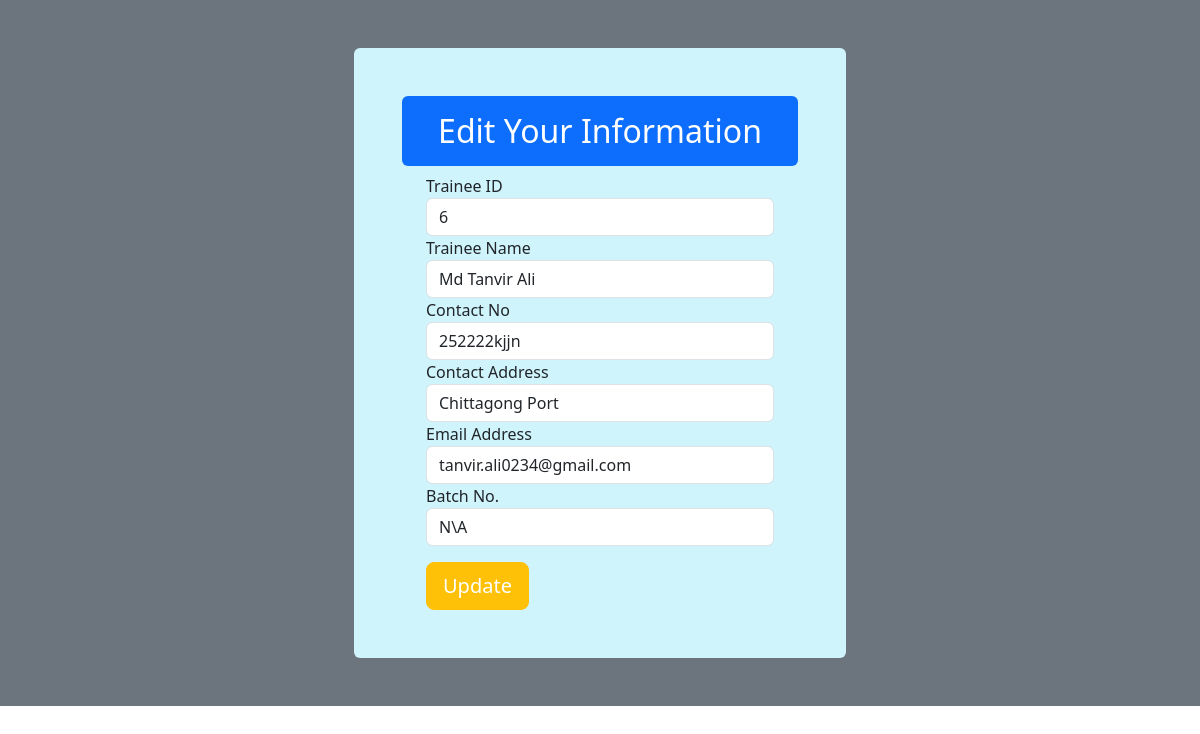
Before: /edit/6 with the older database file.
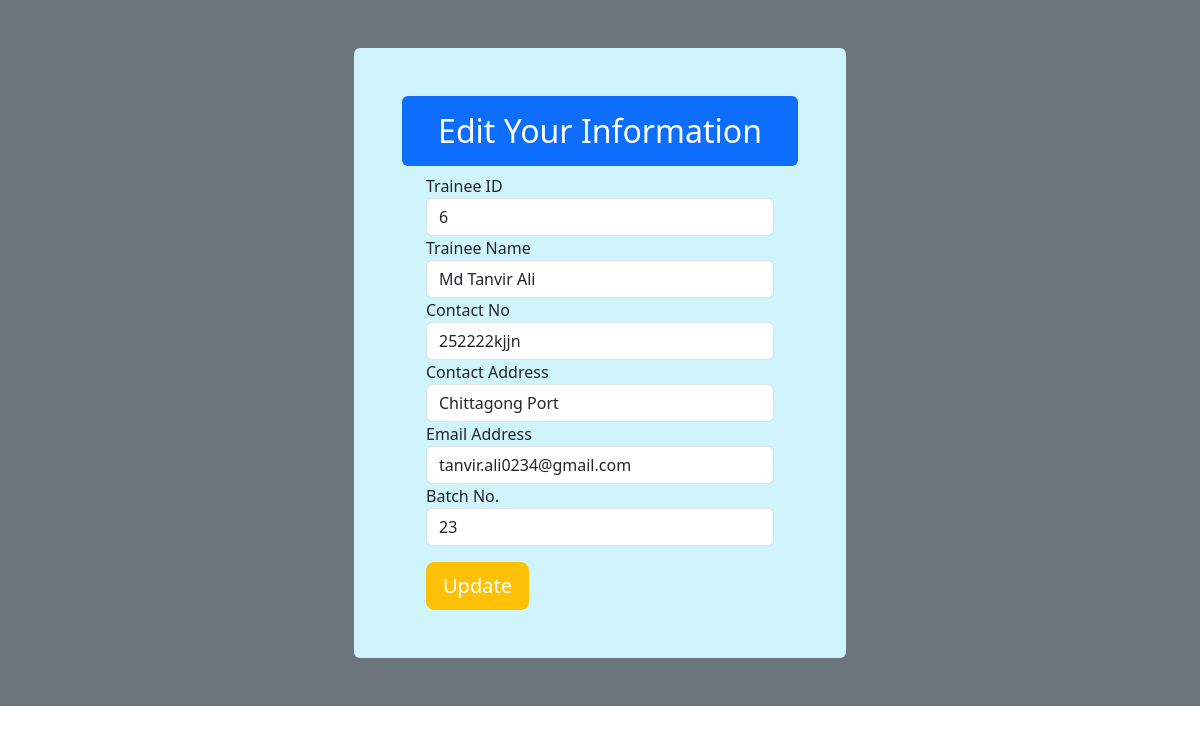
After: the same page with the newer database file.
### SimpleApp01/models.py (models this page shows)
class Trainee(models.Model):
    TraineeId = models.AutoField(primary_key=True)
    Name = models.CharField(max_length=30)
    ContactNo = models.CharField(max_length=15)
    ContactAddress = models.CharField(max_length=100)
    EmailAddress = models.EmailField()
    BatchNo = models.CharField(max_length=30 , default="N\A")
    class Meta:
        db_table="Trainee"

### SimpleApp01/views.py (the view)
# urls.py: path('edit/<int:id>',views.editTrainee),
def editTrainee(request,id):
    trainee = Trainee.objects.get(TraineeId = id)
    return render(request,"edit.html",{'trainee':trainee})

### SimpleApp01/templates/edit.html (shortened to what this page needs)
<!DOCTYPE html>
<html lang="en">
<head>
     <link href="https://cdn.jsdelivr.net/npm/bootstrap@5.3.3/dist/css/bootstrap.min.css" rel="stylesheet">
</head>
<body>
  <div class="row bg-secondary">
    <div class="container col-md-6 col-md-offset-3">
      <div class="m-5 p-5 bg-info-subtle rounded">
          <div class="bg-primary rounded">
              <h2 class="text-center p-3 text-white">Edit Your Information</h2>
          </div>
          <div class="container">
                <form method="POST" class="post-form" action ="/update/{{trainee.TraineeId}}" >
                  <div class="container">
                      <div class="form-group">
                        <label for="exampleInputName2"> Trainee ID</label>
                        <input type="text" name="TraineeId" class="form-control" id="id_Traineeid" value="{{trainee.TraineeId}}" readonly>
                      </div>
                      <div class="form-group">
                        <label for="exampleInputName2"> Trainee Name</label>
                        <input type="text" name="Name" class="form-control" id="id_Name" value="{{trainee.Name}}">
                      </div>
                      <div class="form-group">
                        <label for="exampleInputName2">Contact No</label>
                        <input type="text" name="ContactNo" class="form-control" id="id_ContactNo" value="{{trainee.ContactNo}}">
                      </div>
                      <div class="form-group">
                        <label for="exampleInputName2">Contact Address</label>
                        <input type="text" name="ContactAddress" class="form-control" id="id_ContactAddress" value="{{trainee.ContactAddress}}">
                      </div>
                      <div class="form-group">
                        <label for="exampleInputName2">Email Address</label>
                        <input type="email" name="EmailAddress" class="form-control" id="id_EmailAddress" value="{{trainee.EmailAddress}}">
                      </div>
                      <div class="form-group">
                        <label for="exampleInputName2">Batch No.</label>
                        <input type="text" name="BatchNo" class="form-control" id="id_EmailAddress" value="{{trainee.BatchNo}}">
                      </div>
                      <div>
                        <button class="btn btn-warning mt-3 btn-lg text-white"  type="submit">Update</button>
                    </div>
                  </div>
              </form>
          </div>
      </div>
  </div>
  </div>
</body>
</html>

Changed rows visible on the page:
changed Trainee "Md Tanvir Ali": BatchNo "N\\A" → "23"
